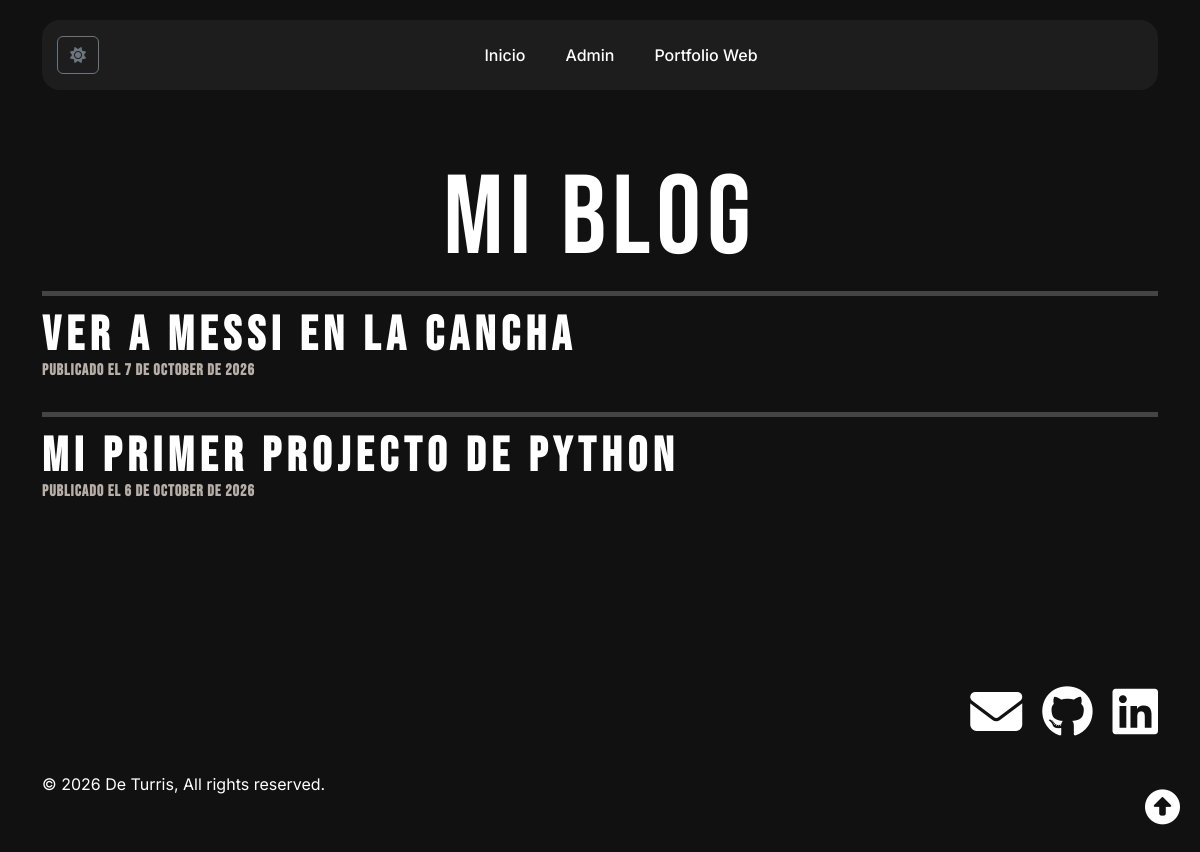
Screenshot of /blog/ with the database file from the repository.
### blog/models.py (models this page shows, shortened)
class Post(models.Model):
    titulo = models.CharField(max_length=200)
    contenido = models.TextField()
    imagen = models.FileField(upload_to='archivos/', blank=True, null=True)
    fecha = models.DateTimeField(auto_now_add=True)

### blog/views.py (the view)
# urls.py: path('', views.blog, name='blog'),
def blog(request):
    posts = Post.objects.all().order_by('-fecha')
    return render(request, 'blog/index.html', {
        'posts': posts
    })

### blog/templates/blog/index.html (shortened to what this page needs)
{% extends "base.html" %}
{% load static %}
{% block extra_css %}
<link rel="stylesheet" href="{% static 'blog/styles.css' %}">
{% endblock %}
{% block navbar %}
<ul class="navbar-nav mx-auto">
    <li class="nav-item">
        <a class="nav-link" href="{% url 'blog' %}">Inicio</a>
    </li>
    <li class="nav-item">
        <a class="nav-link" href="/admin/">Admin</a>
    </li>
    <li class="nav-item">
        <a class="nav-link" href="{% url 'portfolio' %}">Portfolio Web</a>
    </li>
</ul>
{% endblock %}
{% block content %}
<main class="container">
    <h1 class="blog-principal">
        Mi Blog
    </h1>
    {% for post in posts %}
        <article class="post">
            <div class="post-contenido">
                <h2 class="nombre-post">
                    <a href="{% url 'detalle_post' post.id %}">
                        {{ post.titulo }}
                    </a>
                </h2>
                <h2 class="fecha-post">
                    <a href="{% url 'detalle_post' post.id %}">
                        Publicado el {{ post.fecha|date:"j \d\e F \d\e Y" }}
                    </a>
                </h2>
            </div>
        </article>
    {% empty %}
        <p>No hay publicaciones todavía.</p>
    {% endfor %}
</main>
{% endblock %}

### static/base.css (style rules this page uses)
:root, [data-bs-theme="light"] { --bg: #F0F0E8; --text: #111111; --card: #F3F3F3; --header: #F0F0E8; --navbar: #FFFFFF; --nav-text: #3B322C; --subtitulo: #6B625B; --borde: #212529; --iconos: #3B322C; --accent: #B08D57; }
[data-bs-theme="dark"] { --bg: #111111; --text: #FFFFFF; --card: #1B1B1B; --header: #111111; --navbar: #1D1D1D; --nav-text: #FFFFFF; --subtitulo: #B8B0A8; --borde: #444444; --iconos: #FFFFFF; }
body { background-color: var(--bg); margin: 0; font-family: "Inter", sans-serif; color: var(--text); }
h2, h3 { font-weight: 700; text-align: center; }
h2 { margin-bottom: 20px; }
.nav-link { font-weight: 500; color: var(--nav-text); margin: 0 12px; transition: 0.3s; }

### blog/static/blog/styles.css (style rules this page uses)
main { padding-top: 60px; padding-bottom: 80px; }
main > h1 { font-family: "Bebas Neue", sans-serif; font-size: 5rem; letter-spacing: 4px; text-align: center; margin-bottom: 10px; }
.blog-principal { font-family: "Bebas Neue", sans-serif; font-size: 7rem; letter-spacing: 6px; line-height: 0.9; color: var(--text); text-align: center; margin-bottom: 20px; }
.post { background: transparent; border: none; border-top: 5px solid var(--borde); border-radius: 0; padding: 18px 0 28px; margin: 0; }
.post h2 { margin: 0 0 4px; }
.post-contenido { padding: 0; }
.post-contenido h2, .post-contenido p { text-align: left; }
.nombre-post { font-family: "Bebas Neue", sans-serif; font-size: 3rem; letter-spacing: 6px; line-height: 0.9; color: var(--text); text-align: center; }
.fecha-post { font-family: "Bebas Neue", sans-serif; font-size: 1rem; letter-spacing: 1px; text-align: left; color: var(--subtitulo); margin-bottom: 35px; }
.nombre-post a, .fecha-post a { color: inherit; text-decoration: none; transition: color 0.2s ease; }

### rows the page displays
Post: titulo "Ver a messi en la cancha", fecha "7 de October de 2026"
Post: titulo "Mi primer projecto de python", fecha "6 de October de 2026"
